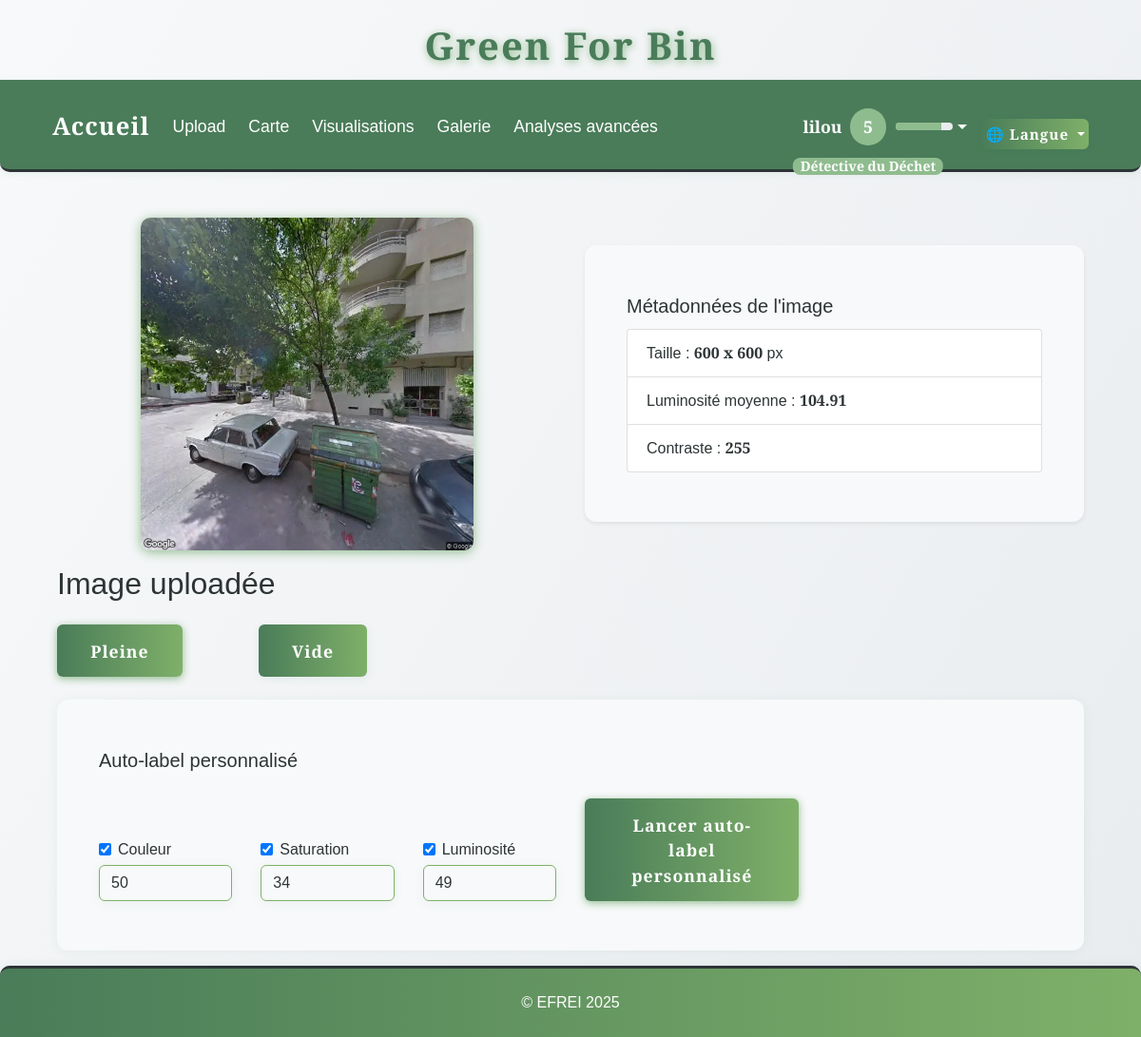
Screenshot of /annotate/00594_00.jpg (signed in) with the database file from the repository.
### tables this page shows
CREATE TABLE users (
                id INTEGER PRIMARY KEY AUTOINCREMENT,
                username TEXT UNIQUE NOT NULL,
                password_hash TEXT NOT NULL,
                role TEXT NOT NULL DEFAULT 'user',
                created_at TEXT NOT NULL,
                last_login TEXT
            , xp INTEGER DEFAULT 0, email TEXT, arrondissement TEXT);

CREATE TABLE images (
                id INTEGER PRIMARY KEY AUTOINCREMENT,
                filename TEXT,
                upload_date TEXT,
                annotation TEXT,
                width INTEGER,
                height INTEGER,
                file_size INTEGER,
                avg_color TEXT,
                hist_rgb TEXT,
                hist_lum TEXT,
                contrast INTEGER,
                contour_count INTEGER,
                localisation TEXT
            , std_h REAL, std_s REAL, std_v REAL);

### app.py (the view, shortened to what this page needs)
@app.route('/annotate/<filename>', methods=['GET', 'POST'])
@login_required
def annotate(filename):
    auto_label = request.args.get('auto_label')
    custom_auto_label_result = None
    with sqlite3.connect(DB_PATH) as conn:
        c = conn.cursor()
        c.execute('''
            SELECT width, height, contrast
            FROM images
            WHERE filename = ?
        ''', (filename,))
        row = c.fetchone()
        if row:
            width, height, contrast = row
        else:
            width, height, contrast = None, None, None
    image_path = os.path.join(app.config['UPLOAD_FOLDER'], filename)
    luminosity = None
    try:
        img = Image.open(image_path).convert('L')
        np_img = np.array(img)
        luminosity = round(float(np.mean(np_img)), 2)
    except Exception as e:
        print(f"[ANNOTATE] Erreur calcul luminosité : {e}")
    metadata = {
        'width': width,
        'height': height,
        'contrast': contrast,
        'luminosity': luminosity
    }
    return render_template('annotate.html', filename=filename, auto_label=auto_label, metadata=metadata, custom_auto_label_result=custom_auto_label_result)

### app.py (called while the page is built)
def get_locale():
    return session.get('lang', request.accept_languages.best_match(['en', 'fr']))

@app.context_processor
def inject_locale():
    return dict(get_locale=get_locale)

@app.context_processor
def inject_user_level():
    def user_level():
        if 'user_id' in session:
            try:
                with sqlite3.connect(DB_PATH) as conn:
                    c = conn.cursor()
                    c.execute("SELECT xp FROM users WHERE id = ?", (session['user_id'],))
                    row = c.fetchone()
                    xp = row[0] if row and row[0] is not None else 0
                return get_user_level(xp)
            except Exception as e:
                print(f"[USER LEVEL] {e}")
        return get_user_level(0)
    return dict(user_level=user_level)

def login_required(f):
    @wraps(f)
    def decorated_function(*args, **kwargs):
        if 'user_id' not in session:
            flash(_('Vous devez être connecté pour accéder à cette page.'), 'error')
            return redirect(url_for('login'))
        return f(*args, **kwargs)
    return decorated_function

### templates/annotate.html (shortened to what this page needs)
<!DOCTYPE html>
{% extends "base.html" %}
{% block content %}
<div class="container mt-4">
    <div class="row align-items-center">
        <div class="col-md-6 text-center">
            <img src="{{ url_for('static', filename='uploads/' ~ filename.rsplit('.', 1)[0] ~ '.webp') }}" alt="{{ _('Image à annoter') }}" class="img-fluid mb-3" style="max-height:350px;" loading="lazy">
        </div>
        <div class="col-md-6">
            <div class="card bg-creme shadow-sm mb-3">
                <div class="card-body">
                    <h5 class="card-title">{{ _("Métadonnées de l'image") }}</h5>
                    <ul class="list-group">
                        <li class="list-group-item">{{ _('Taille') }} : <b>{{ metadata.width }} x {{ metadata.height }}</b> px</li>
                        <li class="list-group-item">{{ _('Luminosité moyenne') }} : <b>{{ metadata.luminosity }}</b></li>
                        <li class="list-group-item">{{ _('Contraste') }} : <b>{{ metadata.contrast }}</b></li>
                    </ul>
                </div>
            </div>
        </div>
    </div>
    <h2>{{ _('Image uploadée') }}</h2>
    <form method="POST" class="d-flex gap-3 mb-4">
        <button type="submit" name="annotation" value="pleine" class="btn btn-success btn-lg" style="margin-right:2.5rem;">{{ _('Pleine') }}</button>
        <button type="submit" name="annotation" value="vide" class="btn btn-outline-success btn-lg" style="margin-left:2.5rem;">{{ _('Vide') }}</button>
    </form>
    <div class="card mb-3">
        <div class="card-body">
            <h5 class="card-title">{{ _('Auto-label personnalisé') }}</h5>
            <form method="POST" class="row g-3 align-items-end">
                <div class="col-md-2">
                    <div class="form-check">
                        <input class="form-check-input" type="checkbox" name="use_std_h" id="use_std_h" checked>
                        <label class="form-check-label" for="use_std_h">Couleur</label>
                    </div>
                    <input type="number" step="any" class="form-control mt-1" name="seuil_h" id="seuil_h" placeholder="Seuil H (ex: 50)" value="50">
                </div>
                <div class="col-md-2">
                    <div class="form-check">
                        <input class="form-check-input" type="checkbox" name="use_std_s" id="use_std_s" checked>
                        <label class="form-check-label" for="use_std_s">Saturation</label>
                    </div>
                    <input type="number" step="any" class="form-control mt-1" name="seuil_s" id="seuil_s" placeholder="Seuil S (ex: 34)" value="34">
                </div>
                <div class="col-md-2">
                    <div class="form-check">
                        <input class="form-check-input" type="checkbox" name="use_std_v" id="use_std_v" checked>
                        <label class="form-check-label" for="use_std_v">Luminosité</label>
                    </div>
                    <input type="number" step="any" class="form-control mt-1" name="seuil_v" id="seuil_v" placeholder="Seuil V (ex: 49)" value="49">
                </div>
                <div class="col-md-3">
                    <button type="submit" name="custom_auto_label" value="1" class="btn btn-primary">{{ _('Lancer auto-label personnalisé') }}</button>
                </div>
            </form>
        </div>
    </div>
</div>
{% endblock %}

### templates/base.html (shortened to what this page needs)
<!DOCTYPE html>
<html lang="{{ get_locale() }}">
<head>
    <link href="https://cdn.jsdelivr.net/npm/bootstrap@4.6.2/dist/css/bootstrap.min.css" rel="stylesheet">
    <link href="{{ url_for('static', filename='css/style.css') }}" rel="stylesheet">
    <link href="{{ url_for('static', filename='css/greenforbin.css') }}" rel="stylesheet">
</head>
<body>
    <header>
        <h1>{{ _('Green For Bin') }}</h1>
        <nav class="navbar navbar-expand-lg navbar-dark bg-dark">
            <div class="container-fluid">
                <a class="navbar-brand" href="{{ url_for('about') }}">{{ _('Accueil') }}</a>
                <div class="collapse navbar-collapse" id="navbarNav">
                    <ul class="navbar-nav">
                        <li class="nav-item">
                            <a class="nav-link" href="{{ url_for('upload') }}">{{ _('Upload') }}</a>
                        </li>
                        <li class="nav-item">
                            <a class="nav-link" href="{{ url_for('map_view') }}">{{ _('Carte') }}</a>
                        </li>
                        <li class="nav-item">
                            <a class="nav-link" href="{{ url_for('stats') }}">{{ _('Visualisations') }}</a>
                        </li>
                        <li class="nav-item">
                            <a class="nav-link" href="{{ url_for('gallery') }}">{{ _('Galerie') }}</a>
                        </li>
                        <li class="nav-item">
                            <a class="nav-link" href="{{ url_for('analyses_avancees') }}">{{ _('Analyses avancées') }}</a>
                        </li>
                    </ul>
                    <ul class="navbar-nav ml-auto" style="margin-left:auto;">
                    <div class="d-flex align-items-center ml-auto" style="margin-left:auto;">
                        {% if session.get('user_id') %}
                            <li class="nav-item dropdown">
                                <a class="nav-link dropdown-toggle d-flex align-items-center" href="#" id="userDropdown" role="button" data-toggle="dropdown" aria-haspopup="true" aria-expanded="false" style="font-weight:bold; color: var(--cream) !important;">
                                    {{ session.get('username') }}
                                    {% set lvl = user_level() %}
                                    <span class="badge badge-pill ml-2" style="background: #8fbc8f; color: #fff; font-size: 1em; min-width:2.2em; height:2.2em; display:flex; align-items:center; justify-content:center; border-radius:50%; position:relative;">
                                        {{ lvl.level }}
                                        <span style="position:absolute; bottom:-2.2em; left:50%; transform:translateX(-50%); font-size:0.8em; color:#fff; white-space:nowrap; background:#8fbc8f; border-radius:8px; padding:2px 8px;">{{ _(lvl.title) }}</span>
                                    </span>
                                    <div style="width:60px; height:8px; background:#e9ecef; border-radius:4px; margin-left:10px; overflow:hidden; position:relative;">
                                        <div style="width:{{ lvl.progress }}%; height:100%; background:#8fbc8f;"></div>
                                    </div>
                                </a>
                            </li>
                        {% endif %}
                    </ul>
                        <form class="form-inline" method="get" action="#" id="langDropdownForm" style="margin:0; padding:0;">
                            <div class="dropdown lang-switch" style="font-size:0.95rem;">
                                <button class="btn btn-outline-light dropdown-toggle p-1" type="button" id="langDropdown" data-toggle="dropdown" aria-haspopup="true" aria-expanded="false" style="font-size:0.95rem; min-width:90px; height:32px; line-height:1.1; padding:2px 10px;">
                                    {% if get_locale() == 'fr' %}🇫🇷 Français{% elif get_locale() == 'en' %}🇬🇧 English{% else %}🌐 Langue{% endif %}
                                </button>
                            </div>
                        </form>
                    </div>
                </div>
        </nav>
    </header>
    <div class="container mt-4">
        {% block content %}{% endblock %}
    </div>
    <footer class="footer-efrei mt-auto py-3">
        <div class="container text-center">
            <span>&copy; EFREI 2025</span>
        </div>
    </footer>
</body>
</html>

### static/css/style.css (style rules this page uses)
:root { --primary-green: #4a7c59; --light-green: #7fb069; --sage-green: #8fbc8f; --cream: #fefefe; --warm-white: #f8f9fa; --soft-gray: #e9ecef; --charcoal: #2d3436; --text-primary: #2d3436; --text-secondary: #636e72; --radius: 2.5rem; --shadow: 0 4px 24px rgba(44, 124, 89, 0.10); --transition: all 0.3s cubic-bezier(.4,0,.2,1); --green-dark: var(--primary-green); --green: var(--light-green); --green-light: var(--sage-green); --beige: var(--cream); --white: var(--cream); --black: var(--charcoal); }
html, body { height: 100%; margin: 0; padding: 0; }
body { display: flex; flex-direction: column; min-height: 100vh; }
.container.mt-4 { flex: 1 0 auto; }
.navbar { background: linear-gradient(90deg, var(--primary-green) 0%, var(--light-green) 100%); border-radius: 0 0 var(--radius) var(--radius); box-shadow: var(--shadow); padding: 1.5rem 2.5rem 1.2rem 2.5rem; display: flex; justify-content: center; align-items: center; gap: 2rem; position: sticky; top: 0; z-index: 1000; }
.nav-link { color: var(--cream); font-family: 'Inter', 'Franklin Gothic Medium', 'Arial Narrow', Arial, sans-serif, sans-serif; font-size: 1.1rem; font-weight: 500; padding: 0.5rem 1.2rem; border-radius: 2rem; transition: var(--transition); position: relative; }
.btn { background: var(--primary-green); color: var(--cream); border: none; border-radius: 2rem; font-family: 'Inter', Arial, sans-serif; font-weight: 600; padding: 0.9rem 2.2rem; font-size: 1.1rem; box-shadow: 0 2px 8px rgba(44, 124, 89, 0.08); transition: var(--transition); cursor: pointer; margin-top: 1rem; letter-spacing: 1px; }
.card { background: var(--white); border-radius: var(--radius); box-shadow: var(--shadow); padding: 2rem 1.5rem; margin-bottom: 2rem; transition: var(--transition); position: relative; overflow: hidden; }
input, textarea, select { background: var(--beige); color: var(--green-dark); border: 2px solid var(--green-light); border-radius: 1.5rem; font-family: 'Inter', Arial, sans-serif; padding: 10px 18px; font-size: 1.08rem; transition: var(--transition); }
.footer-efrei { width: 100%; background: linear-gradient(90deg, var(--primary-green) 0%, var(--light-green) 100%); color: var(--cream); border-top: 3px solid var(--charcoal); box-shadow: 0 -2px 8px rgba(44, 124, 89, 0.08); font-family: 'Quercus Serif', 'Montserrat', 'Quicksand', Arial, sans-serif !important; font-weight: 500; flex-shrink: 0; }
.footer-efrei .container { padding-top: 8px; padding-bottom: 8px; }

### static/css/greenforbin.css (style rules this page uses)
:root { --primary-green: #4a7c59; --light-green: #7fb069; --sage-green: #8fbc8f; --cream: #fefefe; --warm-white: #f8f9fa; --soft-gray: #e9ecef; --charcoal: #2d3436; --text-primary: #2d3436; --text-secondary: #636e72; }
body { background: linear-gradient(135deg, var(--cream) 0%, var(--light-green) 100%); color: var(--text-primary); font-family: 'Segoe UI', 'Roboto', Arial, sans-serif; min-height: 100vh; }
header h1 { color: var(--primary-green); font-weight: bold; letter-spacing: 2px; text-shadow: 1px 2px 8px var(--sage-green); }
.navbar, .navbar-brand, .nav-link { background: var(--primary-green) !important; color: var(--cream) !important; font-weight: 500; border-radius: 0 0 10px 10px; }
.card { border-radius: 16px; box-shadow: 0 4px 24px 0 rgba(79, 124, 89, 0.10); border: none; background: var(--warm-white); }
.btn-primary, .btn-success, .btn-warning { background: var(--light-green); border: none; color: var(--cream); font-weight: 600; border-radius: 8px; box-shadow: 0 2px 8px var(--sage-green); transition: background 0.2s, box-shadow 0.2s; }
img { border-radius: 10px; box-shadow: 0 2px 12px var(--sage-green); transition: transform 0.2s; }
footer { background: var(--primary-green); color: var(--cream); text-align: center; padding: 12px 0; border-radius: 10px 10px 0 0; margin-top: 40px; }

### rows the page displays
users: get "lilou"
images: width "600", height "600", contrast "255"

### other values shown
{{ lvl.level }} "5"
{{ metadata.luminosity }} "104.91"
